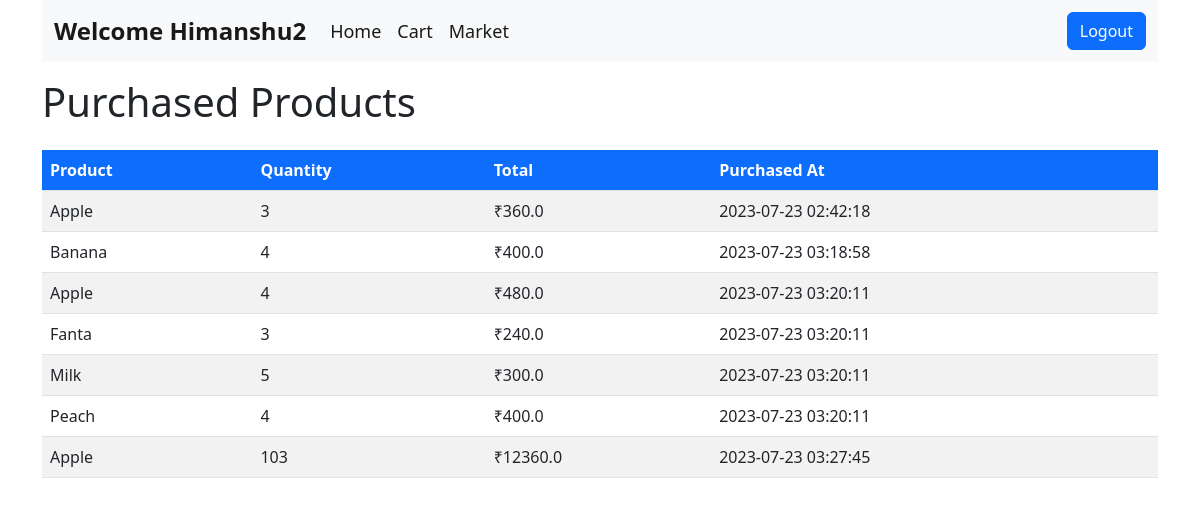
Before: /purchased_products (signed in) with the older database file.
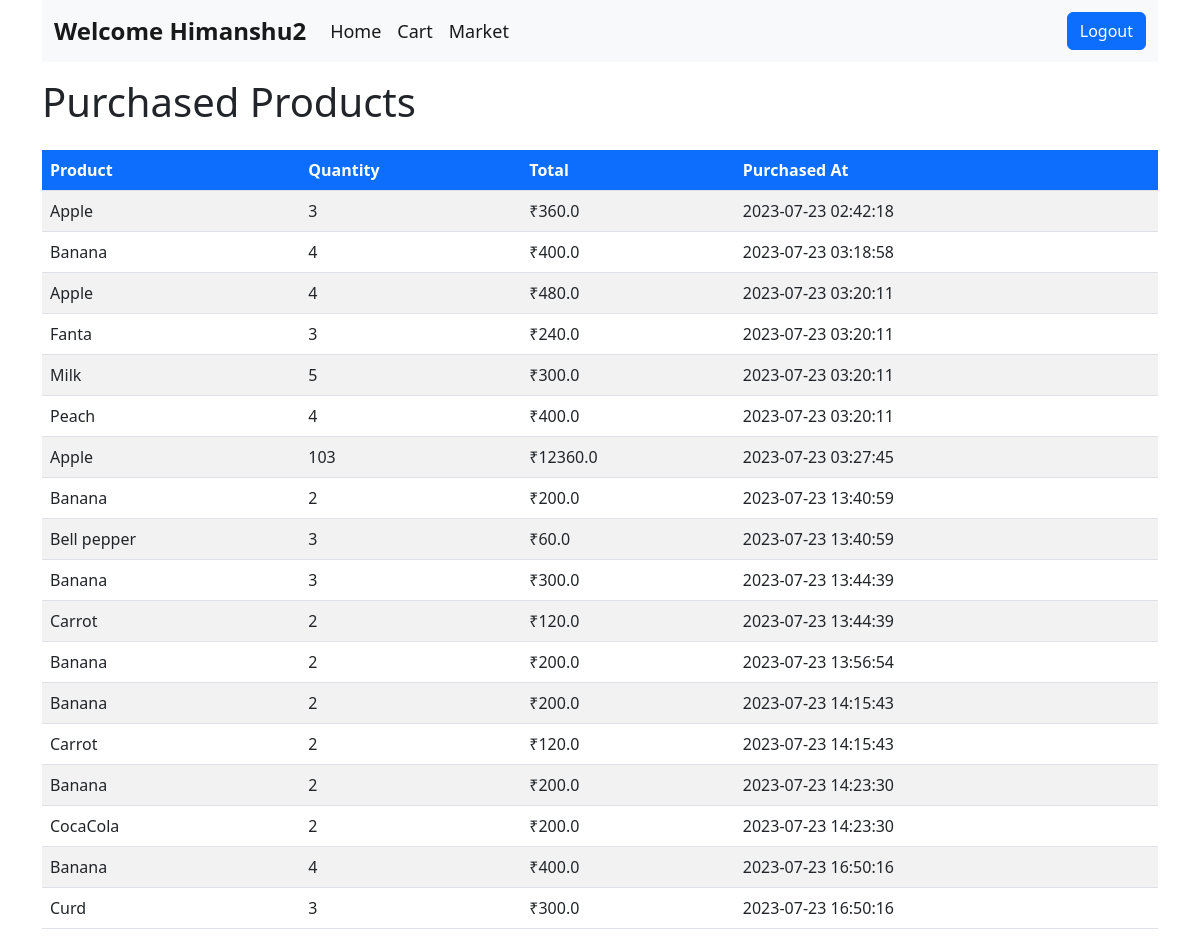
After: the same page with the newer database file.
### application/models.py (models this page shows, shortened)
class User(db.Model):
    __tablename__ = "user"
    id = db.Column(db.Integer, primary_key=True, autoincrement=True)
    name = db.Column(db.String, unique=True, nullable=False)
    password = db.Column(db.String, nullable=False)
    cart_item  = db.relationship('CartItem', uselist=False, backref='user')

class PurchasedProduct(db.Model):
    id = db.Column(db.Integer, primary_key=True)
    user_id = db.Column(db.Integer, db.ForeignKey('user.id'), nullable=False)
    product_id = db.Column(db.Integer, db.ForeignKey('product.id'), nullable=False)
    quantity = db.Column(db.Integer, nullable=False)
    total = db.Column(db.Float, nullable=False)
    purchased_at = db.Column(db.DateTime, default=datetime.utcnow)

class Product(db.Model):
    id = db.Column(db.Integer, primary_key=True)
    name = db.Column(db.String(100), nullable=False)
    unit = db.Column(db.String(20), nullable=False)
    rate = db.Column(db.Float, nullable=False)
    quantity = db.Column(db.Integer, nullable=False)
    parent = db.Column(db.Integer, db.ForeignKey("category.id"))
    cart_items = db.relationship('CartItem', backref='product', lazy=True)
    p_items = db.relationship('PurchasedProduct', backref='product', lazy=True)

### application/controllers.py (the view)
@app.route('/purchased_products')
def purchased_products():
    user = User.query.filter_by(name=session["user"]).first()
    purchased_products = PurchasedProduct.query.filter_by(user_id=user.id).all()
    product=Product.query.all()
    return render_template('purchased_product.html', purchased_products=purchased_products,product=product,user=user.name)

### templates/purchased_product.html (shortened to what this page needs)
<!DOCTYPE html>
<html lang="en">
<head>
    <link href="https://cdn.jsdelivr.net/npm/bootstrap@5.2.3/dist/css/bootstrap.min.css" rel="stylesheet">
</head>
<body>
    <div class="container">
        <nav class="navbar navbar-expand-lg bg-light">
            <div class="container-fluid">
              <a class="navbar-brand">Welcome {{ user }} </a>
              <div class="collapse navbar-collapse" id="navbarSupportedContent">
                <ul class="navbar-nav me-auto mb-2 mb-lg-0">
                  <li class="nav-item">
                    <a class="nav-link active" aria-current="page" href="/">Home</a>
                  </li>
                  <li class="nav-item">
                    <a class="nav-link active"  href="/cart">Cart</a>
                  </li>
                  <li class="nav-item">
                    <a class="nav-link active"  href="/market">Market</a>
                  </li>
                </ul>
                <ul class="navbar-nav ml-auto mb-2 mb-lg-0">
                  <li class="nav-item">
                      <a class="btn btn-primary" href="/logout">Logout</a>
                  </li>
              </ul>
              </div>
            </div>
          </nav>
    </div>
   <div class="container">
        <h1 class="mt-3 mb-4" >Purchased Products</h1>
        <div class="table-responsive">
            <table class="table table-striped table-hover">
                <thead class="bg-primary text-white">
                    <tr>
                        <th>Product</th>
                        <th>Quantity</th>
                        <th>Total</th>
                        <th>Purchased At</th>
                    </tr>
                </thead>
                <tbody>
                    {% for purchased_product in purchased_products %}
                    <tr>
                        <td>{{ purchased_product.product.name }}</td>
                        <td>{{ purchased_product.quantity }}</td>
                        <td>₹{{ purchased_product.total }}</td>
                        <td>{{ purchased_product.purchased_at.strftime('%Y-%m-%d %H:%M:%S') }}</td>
                    </tr>
                    {% endfor %}
                </tbody>
            </table>
        </div>
    </div>
</body>
</body>
</html>

### templates/purchased_product.html (style rules this page uses)
.navbar-brand { font-weight: bold; font-size: 24px; }
.navbar { background-color: #f8f9fa; }
.nav-link { font-size: 18px; color: #333; }

Changed rows visible on the page:
added PurchasedProduct: product.name "Banana", quantity "2", total "200.0", purchased_at "2023-07-23 13:40:59"
added PurchasedProduct: product.name "Bell pepper", quantity "3", total "60.0", purchased_at "2023-07-23 13:40:59"
added PurchasedProduct: product.name "Banana", quantity "3", total "300.0", purchased_at "2023-07-23 13:44:39"
added PurchasedProduct: product.name "Carrot", quantity "2", total "120.0", purchased_at "2023-07-23 13:44:39"
added PurchasedProduct: product.name "Banana", quantity "2", total "200.0", purchased_at "2023-07-23 13:56:54"
added PurchasedProduct: product.name "Banana", quantity "2", total "200.0", purchased_at "2023-07-23 14:15:43"
added PurchasedProduct: product.name "Carrot", quantity "2", total "120.0", purchased_at "2023-07-23 14:15:43"
added PurchasedProduct: product.name "Banana", quantity "2", total "200.0", purchased_at "2023-07-23 14:23:30"
added PurchasedProduct: product.name "CocaCola", quantity "2", total "200.0", purchased_at "2023-07-23 14:23:30"
added PurchasedProduct: product.name "Banana", quantity "4", total "400.0", purchased_at "2023-07-23 16:50:16"
added PurchasedProduct: product.name "Curd", quantity "3", total "300.0", purchased_at "2023-07-23 16:50:16"
